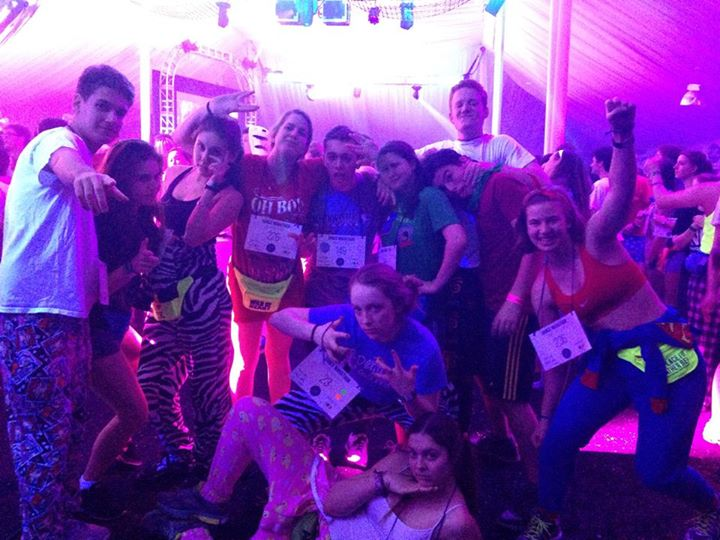
#> input picture dummyphoto.jpg, 720 x 540 px, given in place of the camera
$ python VisionTracker.py   (Python 2 division)
#> lines starting #> are read from the running program, lines starting #| are printed output that depends on the picture; after the words box and inside, x2 and y2 are one past the last pixel; in counts of white or black regions, pixels touching at a corner belong together
import cv2
import cv2.cv as cv
import numpy as np


class VisionTracker:

	def __init__(self, cameraNumber):
		self.capture = cv2.VideoCapture(cameraNumber)

	def run(self):
		windowScaleFactor = .3
		# Capture first frame to get size
		_, rawImage = self.capture.read()
#> rawImage is the input picture: shape (540, 720, 3); mean B, G, R 166.6, 58.2, 117.9
		frameSize = (rawImage.shape[1], rawImage.shape[0])
#> frameSize = (720, 540)
		print frameSize
#| (720, 540)

		windowSize = tuple(int(i*windowScaleFactor) for i in frameSize)
#> windowSize = (216, 162)

		while True:
			_, rawImage = self.capture.read()
			cv2.imshow("Raw", cv2.resize(rawImage, windowSize))
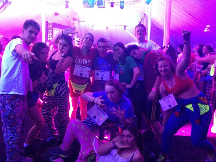
#> window 'Raw': shape (162, 216, 3); mean B, G, R 166.6, 58.1, 117.9

			# Convert the image to grayscale.
			blobImage = cv2.cvtColor(rawImage, cv.CV_RGB2GRAY)

			# Smooth to get rid of false positives
			cv2.blur(blobImage, (15, 15), blobImage)

			equalized = cv2.equalizeHist(blobImage)
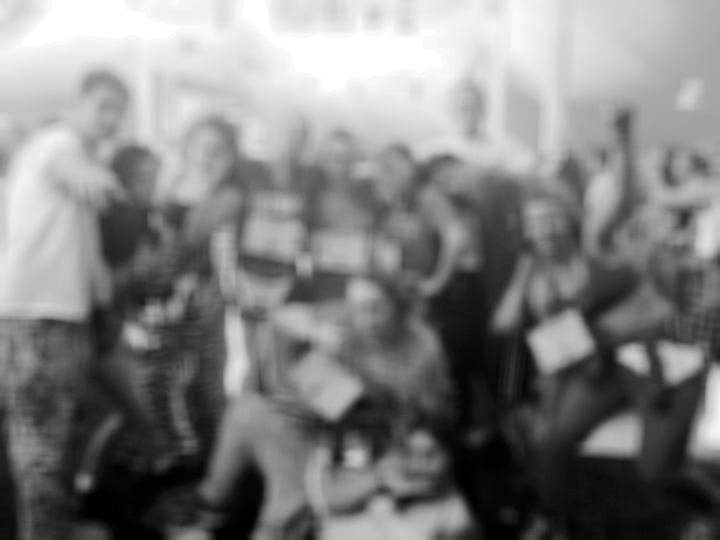
#> equalized: shape (540, 720); min 0, max 255, mean 128.4
			blobImage = equalized/2 + blobImage/2
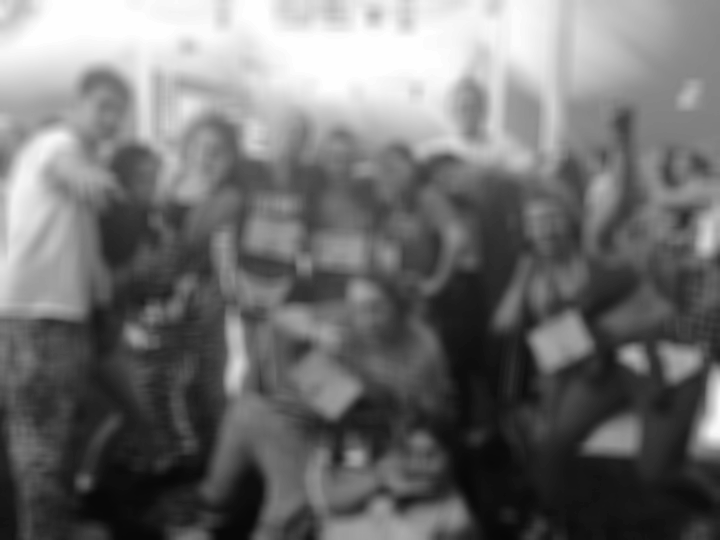
#> blobImage: shape (540, 720); min 7, max 254, mean 112.4

			cv2.imshow("Equalized Average", cv2.resize(blobImage, windowSize))

			# Convert the image to black and white.
			cv2.threshold(blobImage, 40, 255, cv.CV_THRESH_BINARY_INV, blobImage)
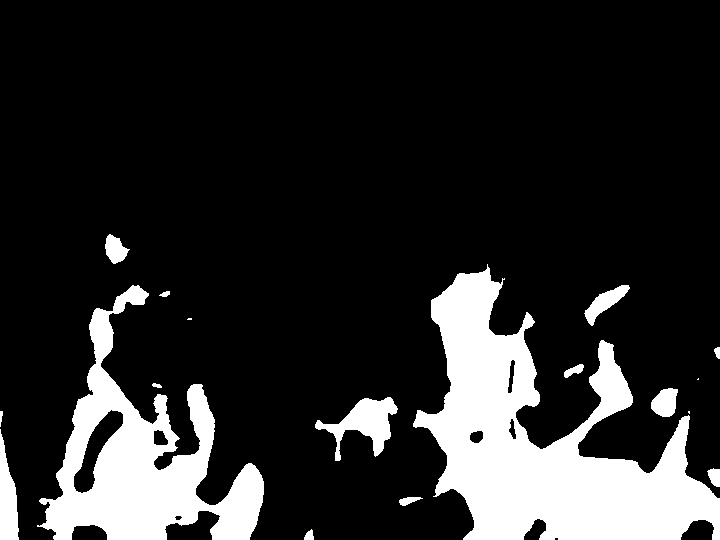
#> blobImage: shape (540, 720); 16.6% white; 18 white regions (3 under 20 px), largest, box (x1, y1, x2, y2) and area: (413, 264, 720, 540) 37460, (37, 285, 264, 540) 21370, (315, 397, 398, 461) 2122

			cv2.imshow("Thresholded", cv2.resize(blobImage, windowSize))

			# Dilate and erode to get people blobs
			cv2.dilate(blobImage, np.ones((18, 18), 'int8'), blobImage)
			cv2.erode(blobImage, np.ones((10, 10), 'int8'), blobImage)
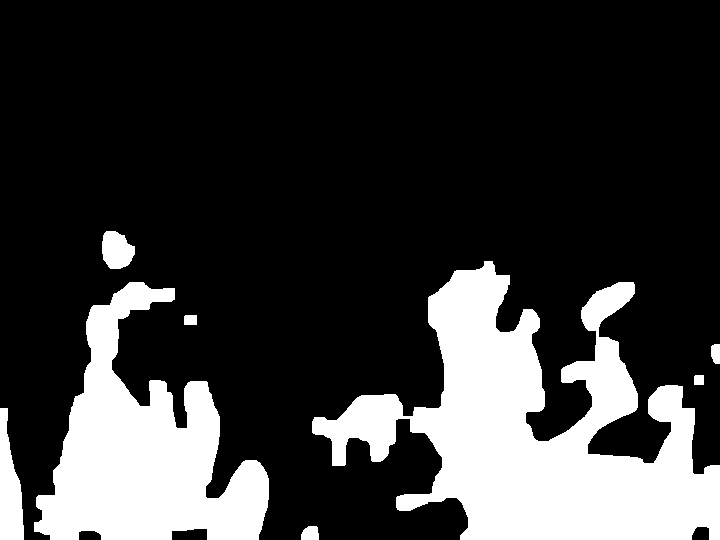
#> blobImage: shape (540, 720); 22.2% white; 8 white regions

			contours, _ = cv2.findContours(blobImage, cv2.RETR_CCOMP, cv2.CHAIN_APPROX_SIMPLE)
#> contours = 8 contours; box (x1, y1, x2, y2) and area: (312, 261, 720, 540) 51510, (34, 282, 269, 540) 29540, (0, 408, 24, 540) 1969, (102, 231, 135, 269) 903, (301, 526, 319, 540) 191, (711, 344, 720, 364) 136, (184, 315, 197, 325) 108, (694, 375, 704, 385) 80

			annotated = rawImage.copy()
			cv2.drawContours(annotated, contours, -1, (0,255,0), -1)
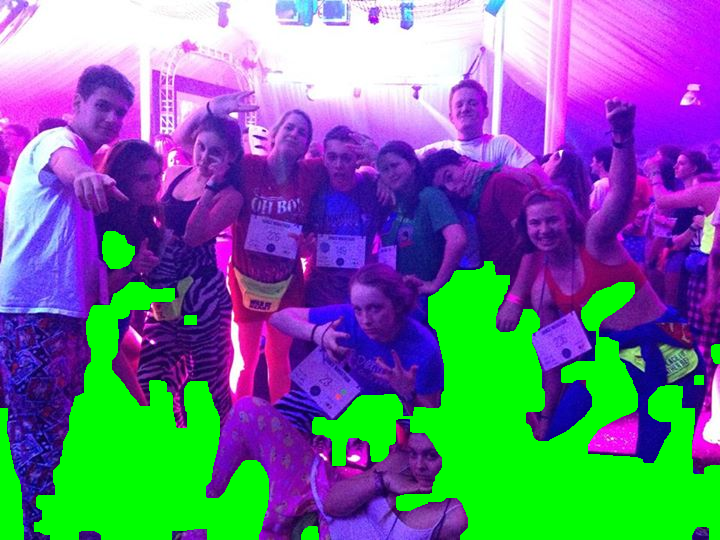
#> annotated: shape (540, 720, 3); mean B, G, R 148.1, 113.6, 110.5

			points = None
			for contour in contours:
				m = cv2.moments(contour)
				centroid = np.array([[m['m10']/m['m00'], m['m01']/m['m00']]], np.float32)
				if points == None:
					points = centroid
				else:
					points = np.vstack((points, centroid))
				intCentroid = (int(centroid[0][0]), int(centroid[0][1]))
				cv2.circle(annotated, intCentroid, 20, (255,0,0), 5)
#> this loop made 2 passes
#> (points, intCentroid) on pass 1: ([[310, 533.1]], (309, 533))
#> centroid on pass 2: [[8.9, 489.2]]
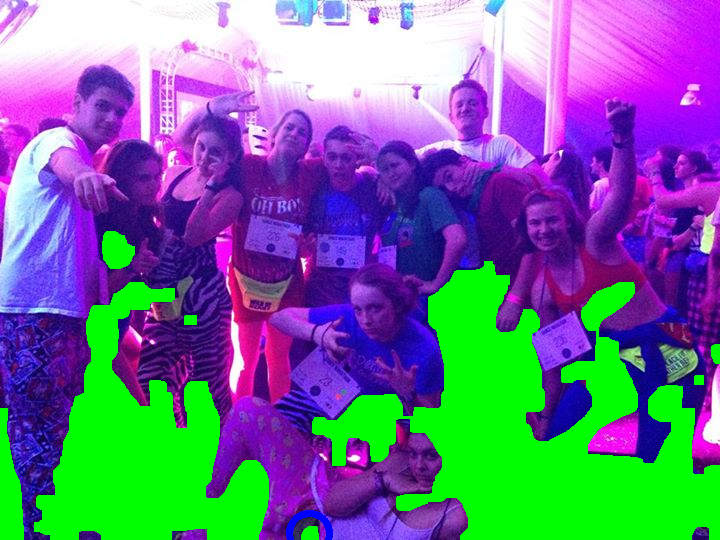
#> annotated: shape (540, 720, 3); 0.14% of pixels changed, all inside (x1, y1, x2, y2) = (286, 510, 333, 540)

			if points != None and points.shape[0] >= 4:
				corners = np.array([[0,0],
									[0, frameSize[1]],
									[frameSize[0], 0],
									frameSize], np.float32)

				cornerPoints = None
				for corner in corners:
					bestDist = float('inf')
					bestPoint = None
					for point in points:
						dist = np.linalg.norm(corner - point)
						if dist < bestDist:
							bestDist = dist
							bestPoint = point
					if cornerPoints == None:
						cornerPoints = bestPoint
					else:
						cornerPoints = np.vstack((cornerPoints, bestPoint))

				transform = cv2.getPerspectiveTransform(cornerPoints, corners)

				transformedImage = cv2.warpPerspective(rawImage, transform, frameSize)
				cv2.imshow("Transformed", cv2.resize(transformedImage, windowSize))

			cv2.imshow("Annotated", cv2.resize(annotated, windowSize))

			# Listen for ESC key
			c = cv2.waitKey(7) % 0x100
			if c == 27:
				break


if __name__ == "__main__":
	vt = VisionTracker(0)
#> (the run stopped early here; a loop or call above may not have finished)

$ run again, on file000277439881.jpg
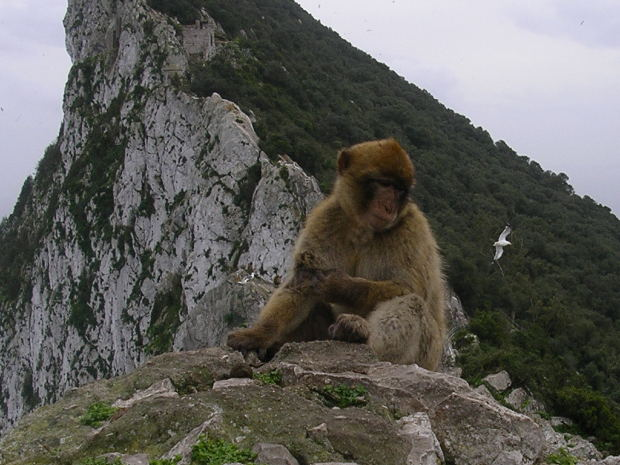
#> input picture file000277439881.jpg, 620 x 465 px, given in place of the camera
#> in run, rawImage is the input picture: shape (465, 620, 3); mean B, G, R 89.2, 93.9, 94.7
#| (620, 465)
#> in run, `cv2.erode(blobImage, np.ones((10, 10), 'int8'), blobImage)`:
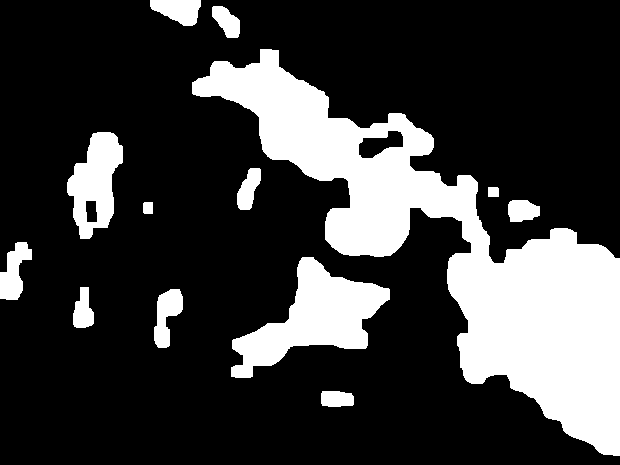
#> blobImage: shape (465, 620); 23.3% white; 13 white regions
#> contours = 15 contours; largest, box (x1, y1, x2, y2) and area: (192, 49, 620, 456) 49150, (231, 257, 390, 378) 7989, (67, 132, 123, 239) 3618, (0, 242, 32, 300) 998, (154, 289, 183, 348) 948
#> the loop in run, `for contour in contours:` made 2 passes
#> (points, intCentroid) on pass 1: ([[336.3, 398.6]], (336, 398))
#> after the loop in run, `for contour in contours:`:
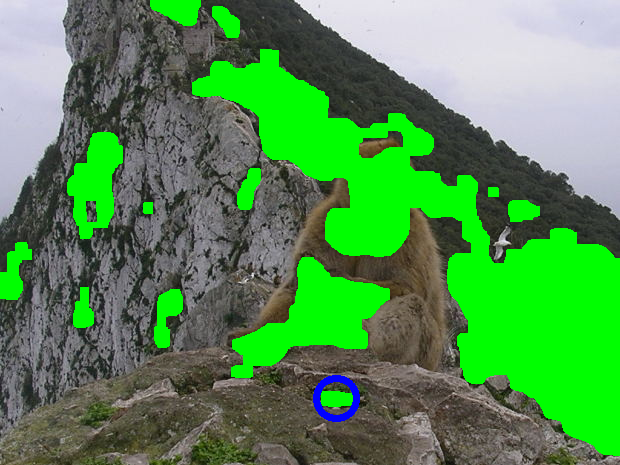
#> annotated: shape (465, 620, 3); mean B, G, R 82.4, 143.3, 84.7

$ run again, on gibbon-13869959787EE.jpg
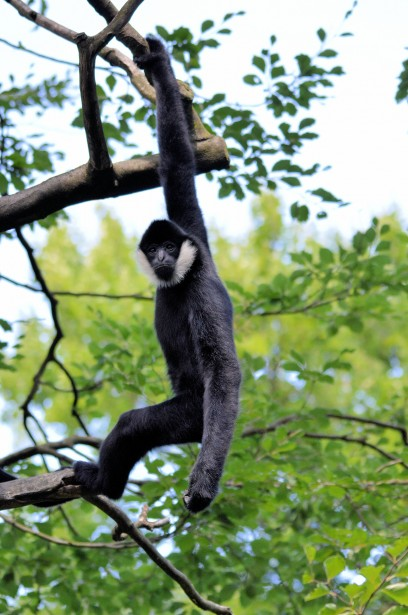
#> input picture gibbon-13869959787EE.jpg, 408 x 615 px, given in place of the camera
#> in run, rawImage is the input picture: shape (615, 408, 3); mean B, G, R 120.7, 153.7, 136
#| (408, 615)
#> in run, `cv2.erode(blobImage, np.ones((10, 10), 'int8'), blobImage)`:
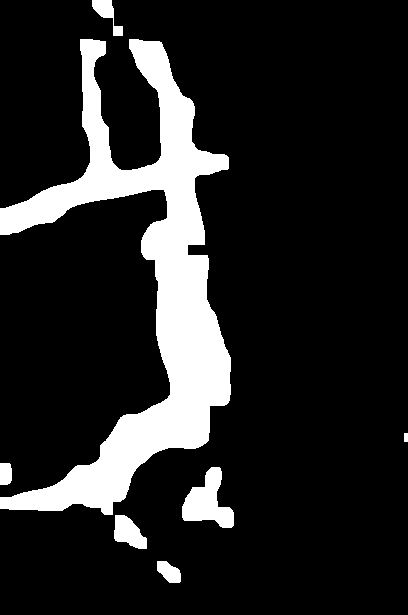
#> blobImage: shape (615, 408); 14.7% white; 7 white regions
#> contours = 7 contours; box (x1, y1, x2, y2) and area: (0, 39, 231, 515) 32514, (182, 467, 234, 528) 1623, (114, 515, 147, 549) 676, (92, 0, 123, 36) 374, (157, 561, 181, 583) 331, (0, 463, 12, 485) 220, (404, 433, 408, 442) 24
#> the loop in run, `for contour in contours:` made 2 passes
#> (points, intCentroid) on pass 1: ([[168.7, 571.7]], (168, 571))
#> after the loop in run, `for contour in contours:`:
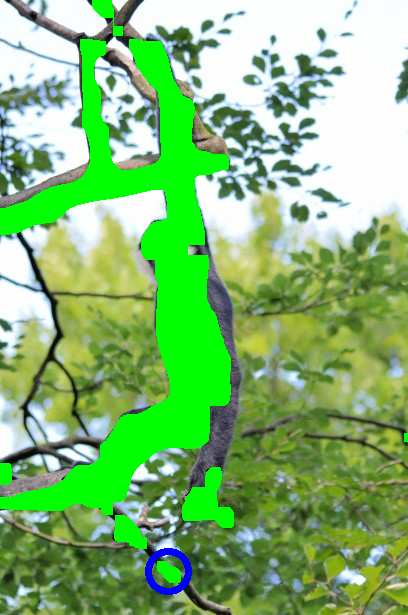
#> annotated: shape (615, 408, 3); mean B, G, R 115.1, 185.2, 130.2

$ run again, on gibbon.jpg
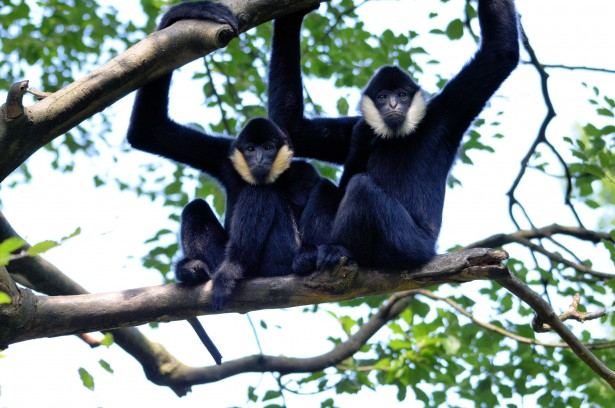
#> input picture gibbon.jpg, 615 x 408 px, given in place of the camera
#> in run, rawImage is the input picture: shape (408, 615, 3); mean B, G, R 142.1, 145.9, 132.8
#| (615, 408)
#> contours = 12 contours; largest, box (x1, y1, x2, y2) and area: (0, 0, 518, 309) 55476, (0, 310, 160, 347) 2486, (370, 68, 414, 102) 1104, (234, 150, 293, 177) 1082, (10, 260, 62, 294) 946
#> the loop in run, `for contour in contours:` made 2 passes
#> (points, intCentroid) on pass 1: ([[544, 316.6]], (543, 316))
#> after the loop in run, `for contour in contours:`:
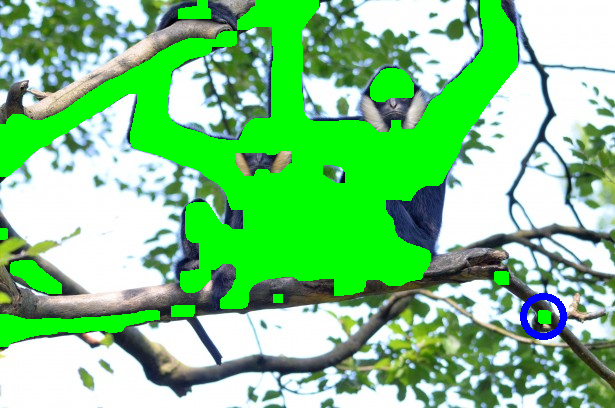
#> annotated: shape (408, 615, 3); mean B, G, R 133.5, 201.8, 127.4
